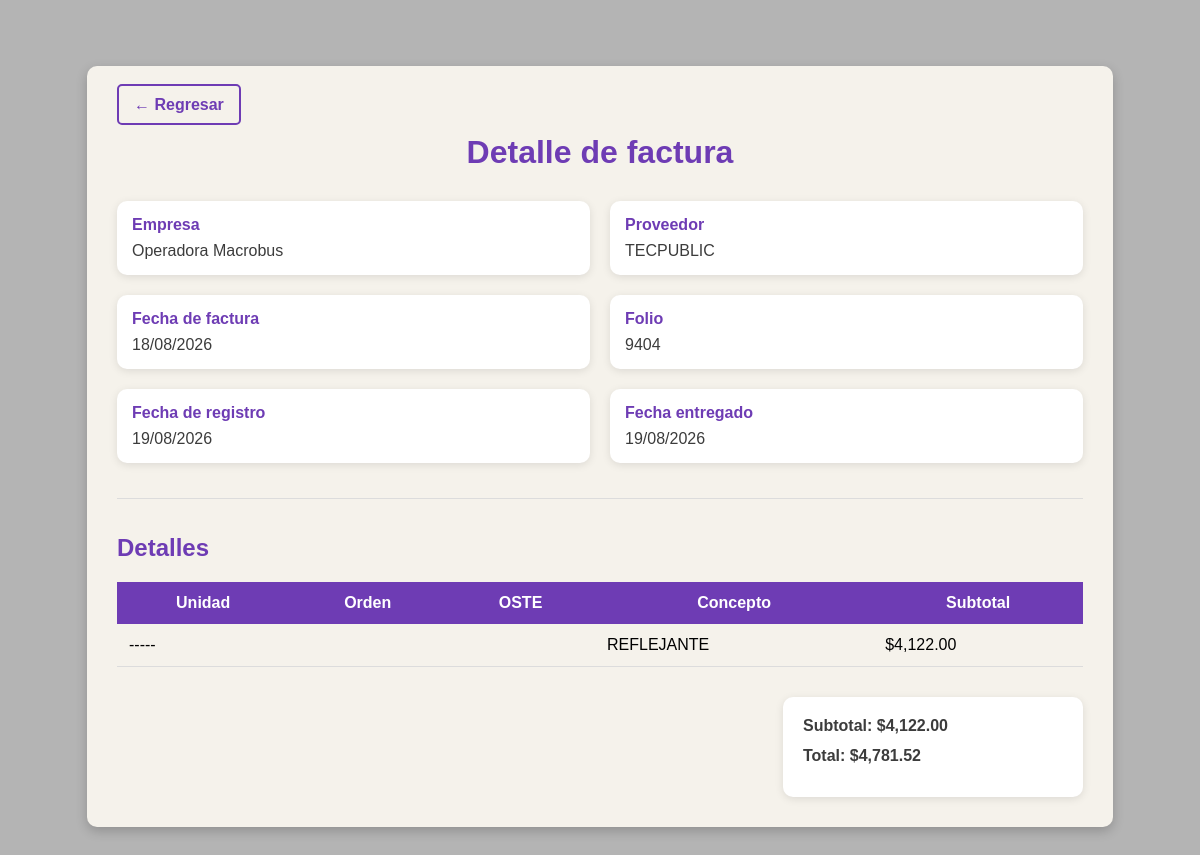
The app's page /factura_detalle.php?id=422 (signed in) with its own data.
### tables this page shows
CREATE TABLE `factura` (
  `id` int(11) NOT NULL,
  `id_empresa` int(11) NOT NULL,
  `id_provedor` int(11) NOT NULL,
  `folio` varchar(20) NOT NULL,
  `fecha` date NOT NULL,
  `total` decimal(10,2) NOT NULL,
  `estado` int(11) NOT NULL DEFAULT 0,
  `fecha_registro` date NOT NULL,
  `fecha_entregado` date DEFAULT NULL
);

CREATE TABLE `empresa` (
  `id` int(11) NOT NULL,
  `nombre` varchar(255) NOT NULL,
  `eliminado` int(1) NOT NULL DEFAULT 0
);

CREATE TABLE `provedores` (
  `id` int(11) NOT NULL,
  `nombre` varchar(255) NOT NULL,
  `irs` int(11) NOT NULL DEFAULT 0,
  `eliminado` int(1) NOT NULL DEFAULT 0
);

CREATE TABLE `detalle_factura` (
  `id` int(11) NOT NULL,
  `concepto` varchar(255) NOT NULL,
  `subtotal` decimal(10,2) NOT NULL,
  `id_autobus` int(11) DEFAULT NULL,
  `id_factura` int(11) NOT NULL,
  `oste` varchar(20) DEFAULT NULL,
  `orden` varchar(20) DEFAULT NULL
);

### factura_detalle.php (the view, shortened to what this page needs)
<?php
$con = conecta();
$id = isset($_GET['id']) ? intval($_GET['id']) : 0;
$sql = "SELECT
            f.*,
            e.nombre AS empresa,
            p.nombre AS proveedor
        FROM factura f
        INNER JOIN empresa e ON f.id_empresa = e.id
        INNER JOIN provedores p ON f.id_provedor = p.id
        WHERE f.id = $id";
$res = $con->query($sql);
$factura = $res->fetch_assoc();
$sql = "SELECT
            d.*,
            a.unidad
        FROM detalle_factura d
        LEFT JOIN autobus a ON d.id_autobus = a.id
        WHERE d.id_factura = $id
        ORDER BY d.id";
$resDetalles = $con->query($sql);
?>
<!DOCTYPE html>
<html lang="es">
<head>
    <link rel="stylesheet" href="css/factura_detalle.css">
</head>
<body>
<div class="contenedor">
    <div class="barra">
        <a href="facturas.php" class="btnRegresar">← Regresar</a>
    </div>
    <h1>Detalle de factura</h1>
    <div class="info">
        <div class="campo">
            <label>Empresa</label>
            <span><?= htmlspecialchars($factura['empresa']) ?></span>
        </div>
        <div class="campo">
            <label>Proveedor</label>
            <span><?= htmlspecialchars($factura['proveedor']) ?></span>
        </div>
        <div class="campo">
            <label>Fecha de factura</label>
            <span><?= date('d/m/Y', strtotime($factura['fecha'])) ?></span>
        </div>
        <div class="campo">
            <label>Folio</label>
            <span><?= htmlspecialchars($factura['folio']) ?></span>
        </div>
        <div class="campo">
            <label>Fecha de registro</label>
            <span><?= date('d/m/Y', strtotime($factura['fecha_registro'])) ?></span>
        </div>
        <div class="campo">
            <label>Fecha entregado</label>
            <span>
                <?php
                if(
                    $factura['fecha_entregado'] &&
                    $factura['fecha_entregado'] != '0000-00-00'
                ){
                    echo date('d/m/Y', strtotime($factura['fecha_entregado']));
                } else {
                    echo 'Pendiente';
                }
                ?>
            </span>
        </div>
    </div>
    <hr>
    <h2>Detalles</h2>
    <table>
        <thead>
            <tr>
                <th>Unidad</th>
                <th>Orden</th>
                <th>OSTE</th>
                <th>Concepto</th>
                <th>Subtotal</th>
            </tr>
        </thead>
        <tbody>
        <?php
        $subtotal = 0;
        while($d = $resDetalles->fetch_assoc()){
            $subtotal += $d['subtotal'];
        ?>
            <tr>
                <td>
                    <?= $d['unidad'] ? htmlspecialchars($d['unidad']) : '-----' ?>
                </td>
                <td><?= htmlspecialchars($d['orden']) ?></td>
                <td><?= htmlspecialchars($d['oste']) ?></td>
                <td><?= htmlspecialchars($d['concepto']) ?></td>
                <td>
                    $<?= number_format($d['subtotal'], 2) ?>
                </td>
            </tr>
        <?php } ?>
        </tbody>
    </table>
    <div class="totales">
        <p>
            Subtotal:
            <span>$<?= number_format($subtotal, 2) ?></span>
        </p>
        <p>
            Total:
            <span>$<?= number_format($factura['total'], 2) ?></span>
        </p>
    </div>
</div>
</body>
</html>

### css/factura_detalle.css (style rules this page uses)
* { margin: 0; padding: 0; box-sizing: border-box; font-family: Arial, Helvetica, sans-serif; }
body { background-color: rgb(180, 180, 180); min-height: 100vh; padding: 30px; margin: 3% 0; }
.contenedor { width: 90%; margin: auto; background-color: rgb(245, 242, 235); border-radius: 10px; padding: 30px; box-shadow: 0px 4px 12px rgba(0, 0, 0, .2); }
h1 { text-align: center; color: rgb(110, 60, 180); margin-bottom: 30px; }
h2 { color: rgb(110, 60, 180); margin-bottom: 20px; }
hr { margin: 35px 0; border: 0; border-top: 1px solid rgb(220, 220, 220); }
.info { display: grid; grid-template-columns: 1fr 1fr; gap: 20px; }
.campo { background-color: white; padding: 15px; border-radius: 10px; box-shadow: 0px 2px 8px rgba(0, 0, 0, .1); }
.campo label { display: block; margin-bottom: 8px; color: rgb(110, 60, 180); font-weight: bold; }
.campo span { color: rgb(60, 60, 60); }
table { width: 100%; border-collapse: collapse; margin-top: 20px; }
th { background-color: rgb(110, 60, 180); color: white; padding: 12px; font-weight: bold; }
td { padding: 12px; border-bottom: 1px solid rgb(220, 220, 220); }
.totales { width: 300px; margin-top: 30px; margin-left: auto; background-color: white; padding: 20px; border-radius: 10px; box-shadow: 0px 2px 8px rgba(0, 0, 0, .1); }
.totales p { margin-bottom: 12px; font-weight: bold; color: rgb(60, 60, 60); }
.barra { margin-bottom: 20px; }
.btnRegresar { text-decoration: none; color: rgb(110, 60, 180); border: 2px solid rgb(110, 60, 180); padding: 10px 15px; border-radius: 5px; font-weight: bold; transition: .2s; }

### records on screen
factura: id_empresa.nombre "Operadora Macrobus", id_provedor.nombre "TECPUBLIC", fecha "18/08/2026", folio "9404", fecha_registro "19/08/2026", fecha_entregado "19/08/2026", total "4,781.52"
detalle_factura: concepto "REFLEJANTE", subtotal "4,122.00"

### other values on screen
$subtotal "4,122.00"
